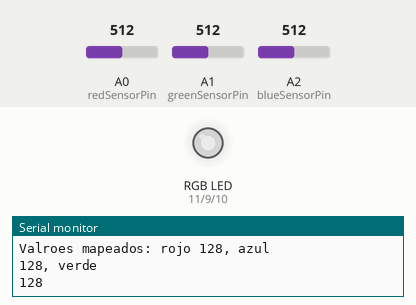
Recording of a sketch running on a simulated Arduino Uno, built with avr-gcc and run on an emulated ATmega328P. On the bench: an RGB LED mixed from three pins (HIGH = lit), the last lines printed to the serial monitor. The inputs (shaded band) are chosen by the test bench; at power-on: A2 (blueSensorPin) = 512, A0 (redSensorPin) = 512, A1 (greenSensorPin) = 512. Dim RGB values are drawn brighter than linear.

Above: at 4.8 s.
4.9 s: A2 (blueSensorPin) set to 716
At 9.0 s:
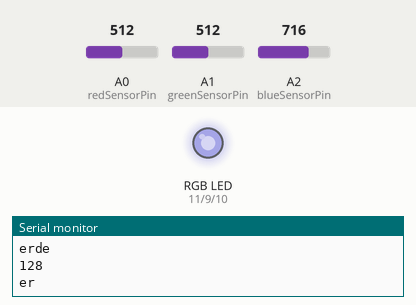
9.9 s: A0 (redSensorPin) set to 900
At 13.1 s:
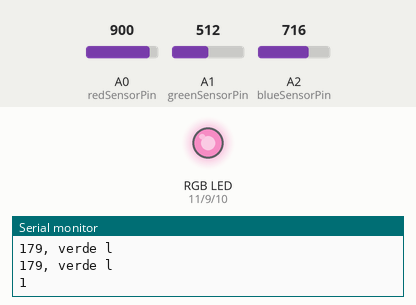
14.9 s: A1 (greenSensorPin) set to 900
At 16.8 s:
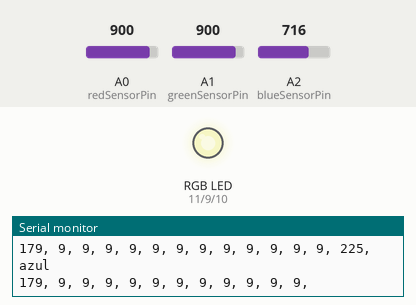
19.9 s: A0 (redSensorPin) set to 716
At 21.8 s:
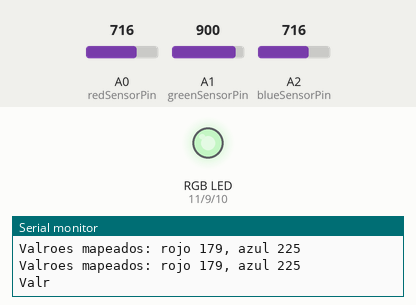
24.9 s: A1 (greenSensorPin) set to 716
At 29.1 s:
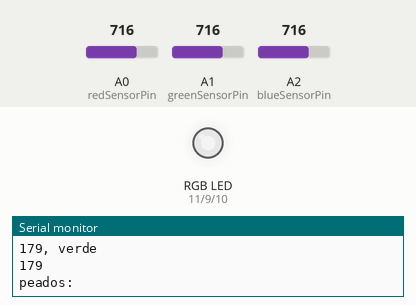
30.3 s: A2 (blueSensorPin) set to 900
At 33.4 s:
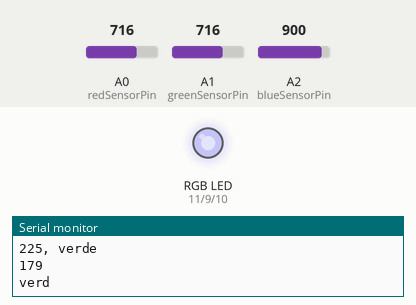
Timing chart, 0 to 34.9 s (numbered marks = the images above; inputs shaded):
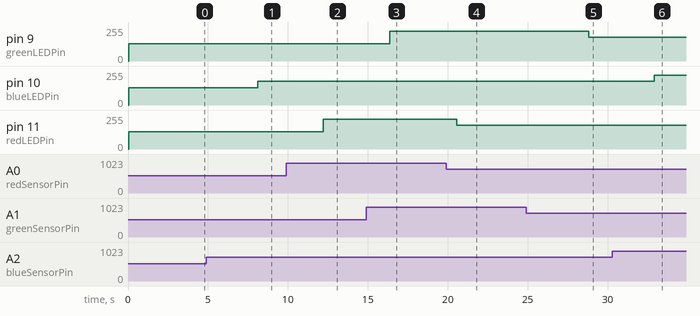

The sketch:

04_colormixinglamp.ino
```cpp
const int greenLEDPin = 9;
const int redLEDPin = 11;
const int blueLEDPin = 10;

const int redSensorPin = A0;
const int greenSensorPin = A1;
const int blueSensorPin = A2;

int redValue = 0;
int greenValue = 0;
int blueValue = 0;

int redSensorValue = 0;
int greenSensorValue = 0;
int blueSensorValue = 0;

void setup() {
  Serial.begin(9600);

  pinMode(greenLEDPin, OUTPUT);
  pinMode(redLEDPin, OUTPUT);
  pinMode(blueLEDPin, OUTPUT);

}

void loop() {
  redSensorValue = analogRead(redSensorPin);
  delay(5);
  greenSensorValue = analogRead(greenSensorPin);
  delay(5);
  blueSensorValue = analogRead(blueSensorPin);


  Serial.print("Sensor: rojo ");
  Serial.print(redSensorValue);
  Serial.println(", azul ");
  Serial.print(blueSensorValue);
  Serial.println(", verde ");
  Serial.println(greenSensorValue);

  redValue = redSensorValue / 4;
  greenValue = greenSensorValue / 4;
  blueValue = blueSensorValue / 4;


  Serial.print("Valroes mapeados: rojo ");
  Serial.print(redValue);
  Serial.println(", azul ");
  Serial.print(blueValue);
  Serial.println(", verde ");
  Serial.println(greenValue);


  analogWrite(redLEDPin, redValue);
  analogWrite(greenLEDPin, greenValue);
  analogWrite(blueLEDPin, blueValue);
  Serial.print("rojo " + redValue);
  Serial.print("verde " + greenValue);
  Serial.print("blue " + blueValue);
  delay(4000);


}
```

Measured:
- after the input at 4.9 s, pin 10 (blueLEDPin): 128/255 → 179/255 after 3.2 s
- after the input at 9.9 s, pin 11 (redLEDPin): 128/255 → 225/255 after 2.3 s
- after the input at 14.9 s, pin 9 (greenLEDPin): 128/255 → 225/255 after 1.5 s
- after the input at 19.9 s, pin 11 (redLEDPin): 225/255 → 179/255 after 0.65 s
- after the input at 24.9 s, pin 9 (greenLEDPin): 225/255 → 179/255 after 3.9 s
- after the input at 30.3 s, pin 10 (blueLEDPin): 179/255 → 225/255 after 2.6 s
